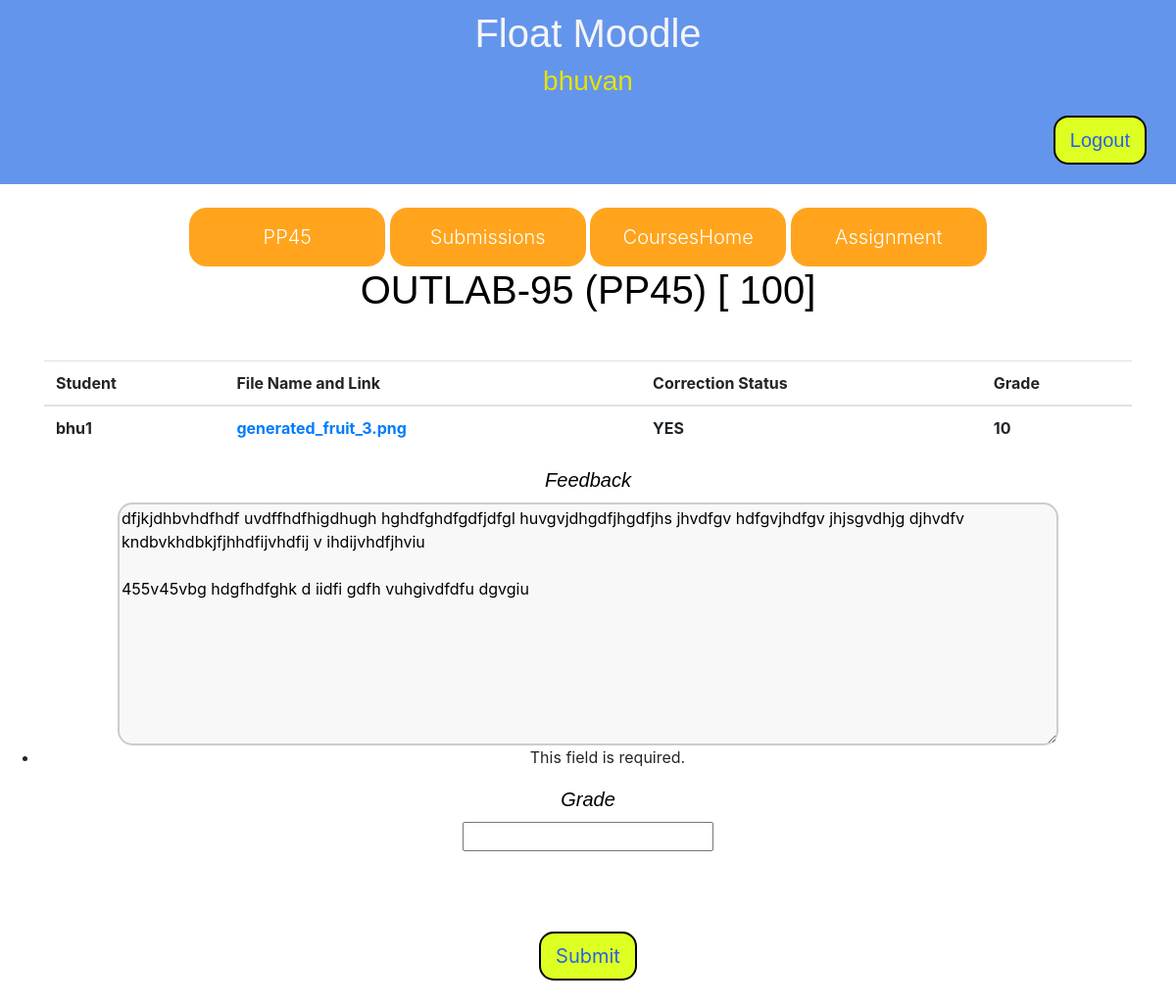
Page /courses/1/assign/6/feedback/4 (signed in) on the earlier database version.
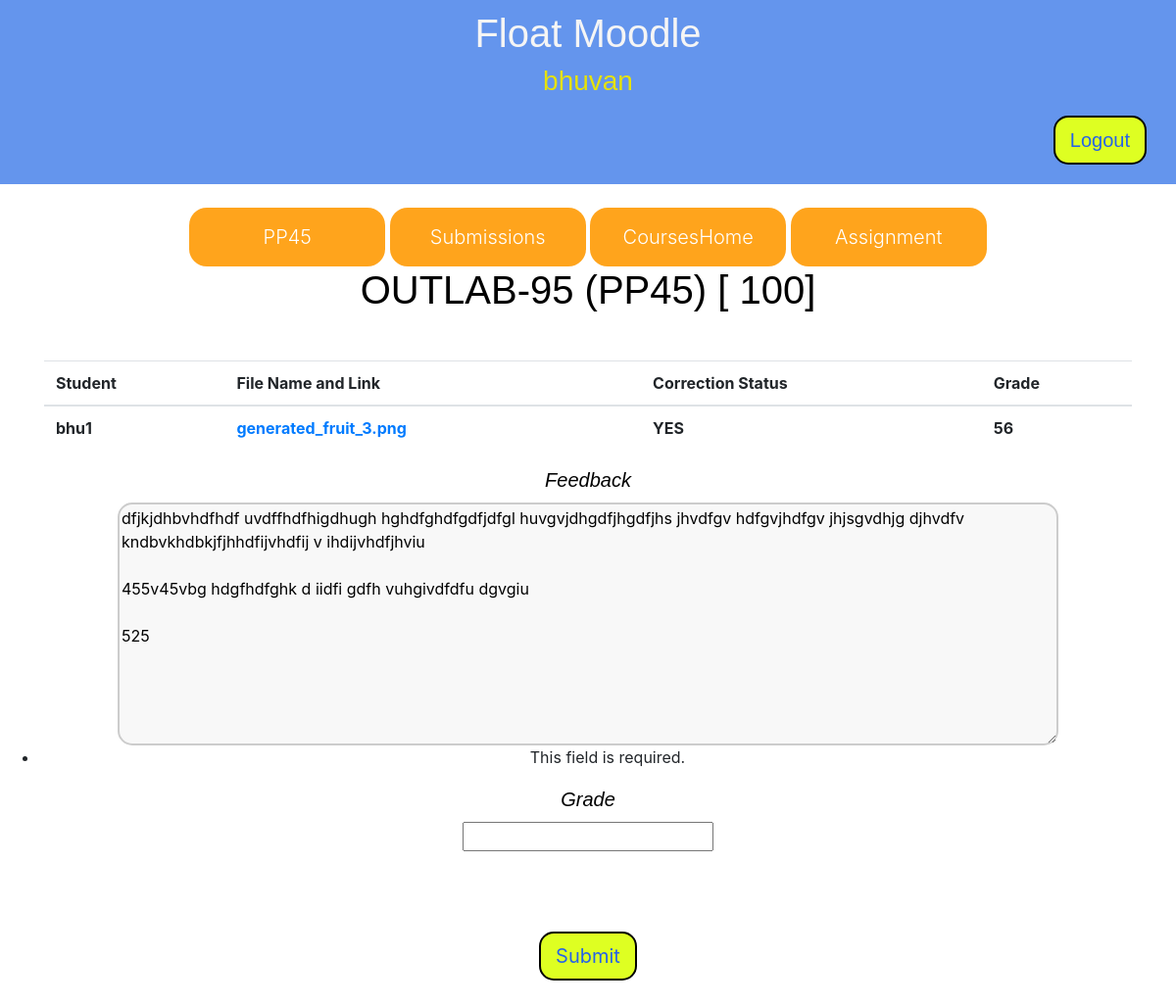
Same page on the later database version.
### courses/models.py (models this page shows, shortened)
class FileSubmission(models.Model):
    user = models.ForeignKey(User,on_delete=models.CASCADE)
    file = models.FileField(upload_to='submissions',blank=True)
    file_name = models.CharField(max_length=100,default='submission')
    assignment = models.ForeignKey(Assignment,on_delete=models.CASCADE)
    feedback = models.CharField(max_length=500,default='Your Feedback Appears Here')
    corrected = models.CharField(max_length=10,default='NO')
    grade = models.IntegerField(default=-1)

### courses/views.py (the view)
# urls.py: path('<int:course_id>/assign/<int:assign_id>/feedback/<int:sub_id>',views.feedback,name ='feedback')
def feedback(request,course_id,assign_id,sub_id):
    a = Assignment.objects.get(pk = assign_id)
    c = Course.objects.get(pk = course_id )
    s = FileSubmission.objects.get(pk = sub_id)
    if not request.user.is_authenticated:
        return redirect('login')
    uname = request.user.username
    if uname != c.instructor.username:
        return redirect('CourseHome')
    if request.method == "POST":
        form = FeedbackForm(request.POST)
        if form.is_valid():
            print(form.cleaned_data['feedback'])
            s.feedback = form.cleaned_data['feedback']
            s.corrected = 'YES'
            s.grade = form.cleaned_data['grade']
            s.save()
            return redirect('submissions',course_id,assign_id)
    else:
        if s.corrected == "YES":
            form = FeedbackForm({'feedback': s.feedback})
        else:
            form = FeedbackForm()
    args = {
        'assign': a,
        'course': c,
        'submissions': list(a.filesubmission_set.all()),
        'sub': s,
        'form': form
    }
    return render(request,'courses/feedback.html',args)

### courses/forms.py
class FeedbackForm(forms.Form):
    feedback = forms.CharField(
        widget= forms.Textarea(
            attrs={'style': 'border-color: orange;' 'width: 80%;' 'height: 400px' 'padding: 12px 20px;' 'border: 2px solid #ccc;' 'border-radius: 15px;''background-color: #f8f8f8;' }
        ),
        label='Feedback',
        required=True,
        max_length=300
    )
    grade = forms.IntegerField(label='Grade',required=True)

### accounts/templates/courses/feedback.html (shortened to what this page needs)
{% extends 'base.html' %}
{% block H %}
<link rel="stylesheet" href="https://maxcdn.bootstrapcdn.com/bootstrap/4.0.0/css/bootstrap.min.css"
 />
{% endblock %}
{% block content %}
<br>
<div style="text-align: center;">
    <a href ="{% url 'coursepage' course.pk %}">
        <button class="button4">{{ course.name }}</button>
    </a>
    <a href ="{% url 'submissions' course.pk assign.pk %}"><button class="button4">Submissions</button></a>
    <a href ="{% url 'CourseHome' %}"><button class="button4">CoursesHome</button></a>
    <a href ="{% url 'assign_page' course.pk assign.pk %}"><button class="button4">Assignment</button></a>
</div>
<div class="f1" style="text-align: center;"><h1>{{ assign.name }} ({{ course.name }})  [ {{ assign.maxmarks }}]</h1></div>
<div class="container mt-5">
    <div class="row">
        <div class="col-12">
            <table class="table">
                <thead>
                  <tr>
                    <th >Student</th>
                    <th >File Name and Link</th>
                    <th>Correction Status</th>
                    <th>Grade</th>
                  </tr>
                </thead>
                <tbody>
                  <tr>
                    <th>{{sub.user.username}}</th>
                    <th><a download href="{{sub.file.url}}">{{sub.file_name}}</a></th>
                    <th>{{sub.corrected}}</th>
                    <th>{{ sub.grade }}</th>
                  </tr>
                </tbody>
              </table>
        </div>
    </div>
</div>
<div style="text-align: center;">
<form method="post">
    <div class="fieldWrapper">
        <label for="{{ form.feedback.id_for_label}}" class = "it">Feedback</label><br>
        {{ form.feedback }}
        <br>
        {{ form.grade.errors }}
        <label for="{{ form.grade.id_for_label}}" class = "it">Grade</label><br>
        {{ form.grade }}
    </div>
    <br>
    <br>
    <br>
    <button type="submit" class="B1 button2">Submit</button>
  </form>
</div>
{% endblock %}

Differences in the rows shown:
changed FileSubmission "generated_fruit_3.png": grade "10" → "56"; feedback "…iidfi gdfh vuhgivdfdfu dgvgiu" → "…iidfi gdfh vuhgivdfdfu dgvgiu 525"
